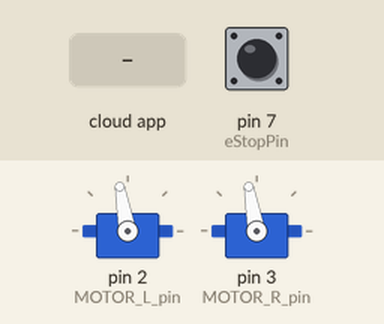
A sketch run on a simulated Arduino Uno, built with avr-gcc and run on an emulated ATmega328P. On the bench: 2 × servo. The test bench sets the inputs (shaded band); at power-on: pin 7 (eStopPin) LOW. The ROS host is connected and sends only what is stated; what the sketch prints to the serial monitor is not drawn.

Above: at 1.2 s.
1.3 s: the phone or cloud app sets linear.x to -100
At 4.1 s:
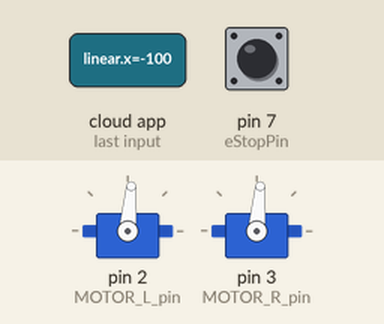
4.3 s: the phone or cloud app sets angular.z to -100
At 6.56 s:
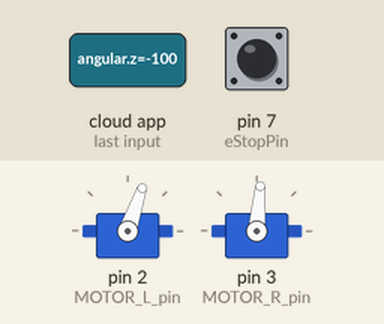
7.3 s: the phone or cloud app sets linear.x to 0
At 10.1 s:
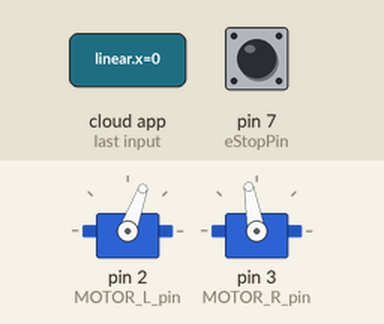
10.3 s: the phone or cloud app sets angular.z to 0
At 12.5 s:
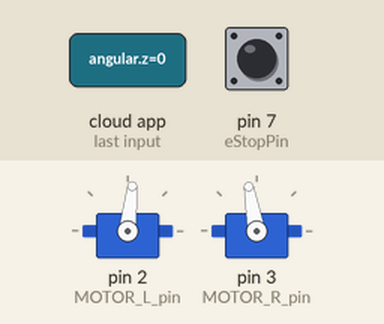
13.3 s: the phone or cloud app sets angular.z to 100
At 15.32 s:
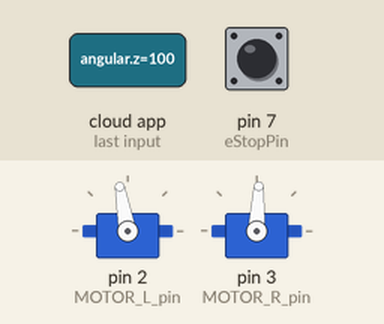
16.3 s: pin 7 (eStopPin) pulled HIGH for 0.15 s
Timing chart, 0 to 19.3 s (numbered marks = the images above; inputs shaded):
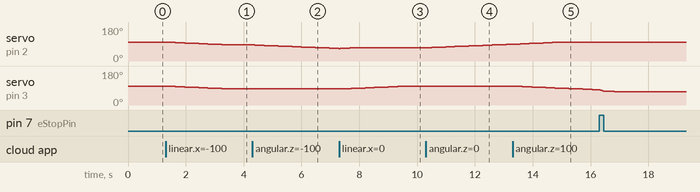

The sketch:

motor_test_5.ino
```cpp
#include <Servo.h>
#include <ros.h>
//#include <std_msgs/String.h>
#include <geometry_msgs/Twist.h>


ros::NodeHandle nh;

const int MOTOR_L_pin = 2;
const int MOTOR_R_pin = 3;
const int STOP = 1570; // note biased nuetral position-- hard turning speeds must be above 1570
const int MIN = 1500;
int MAX = 1700;


float angular  = 0.0;
float linear = 0.0;
int motorPower = STOP;

int eStopPin = 7;
int leftMotorValue = 1570;
int rightMotorValue = 1570;
int prevTime = 0;
int rampDelay = 1;
Servo MOTOR_L;
Servo MOTOR_R;


void CMD_VEL(const geometry_msgs::Twist& cmd_msg){
   angular = cmd_msg.angular.z;
   linear = cmd_msg.linear.x;
}

ros::Subscriber<geometry_msgs::Twist> sub("cmd_vel", CMD_VEL);

void setup() {
  Serial.begin(9600);
  pinMode(MOTOR_L_pin, OUTPUT);
  pinMode(MOTOR_R_pin, OUTPUT);
  pinMode(eStopPin, INPUT);
  MOTOR_L.attach(MOTOR_L_pin);
  MOTOR_R.attach(MOTOR_R_pin);

  MOTOR_L.writeMicroseconds(STOP);
  MOTOR_R.writeMicroseconds(STOP);
  nh.subscribe(sub);
  nh.initNode();

  Serial.println("test");
  delay(5);
  prevTime = millis();
}

void loop() {

  nh.spinOnce();

//Check if the Estop is pressed
  if (readEstop() == 0){ //Should change this to WHILE loop and assign STOP to R and L motors
      //MODE = 0;
      //MOTOR_L.writeMicroseconds(STOP);
      //MOTOR_R.writeMicroseconds(STOP);
      Serial.println("estop pressed");

   }else{


   }

  MAX = STOP + (linear * 300/2);
  motorPower = MAX  - (abs(angular) * 300);


  if (angular < 0){
    ramp_speed(motorPower, MAX);
  }
  else if (angular > 0){
    ramp_speed(MAX, motorPower);
  }
  else{ // angle is 0
    ramp_speed(MAX, MAX);
  }

}

boolean readEstop() {
  boolean eStopTriggered = digitalRead(eStopPin);
  return eStopTriggered;
}

void writemix(int& leffMotorValue, int& rightMotorValue){
  MOTOR_L.writeMicroseconds(leftMotorValue + rightMotorValue/2);
  MOTOR_R.writeMicroseconds(leftMotorValue - rightMotorValue/2);
}

void ramp_speed(int speedLeft, int speedRight)
{
  if(millis() - prevTime > rampDelay){
    if (speedLeft > leftMotorValue){
      leftMotorValue ++;
    }else if (speedLeft < leftMotorValue){
      leftMotorValue --;
    }
    if (speedRight > rightMotorValue){
      rightMotorValue ++;
    }else if (speedRight < rightMotorValue){
      rightMotorValue --;
    }
    prevTime = millis();
  }
  MOTOR_L.writeMicroseconds(leftMotorValue);
  MOTOR_R.writeMicroseconds(rightMotorValue);

}
```

Measured:
- after the input at 1.3 s, servo on pin 2 (MOTOR_L_pin), servo on pin 3 (MOTOR_R_pin): moves from 100° to 85° over 2.2 s, starting at once
- after the input at 4.3 s, servo on pin 2 (MOTOR_L_pin): moves from 85° to 66° over 2.9 s, starting after 0.09 s
- after the input at 7.3 s, servo on pin 3 (MOTOR_R_pin): moves from 85° to 100° over 2.2 s, starting after 0.10 s
- after the input at 10.3 s, servo on pin 2 (MOTOR_L_pin): moves from 70° to 89° over 2.9 s, starting at once
- after the input at 13.3 s, servo on pin 3 (MOTOR_R_pin): moves from 100° to 81° over 2.9 s, starting at once
